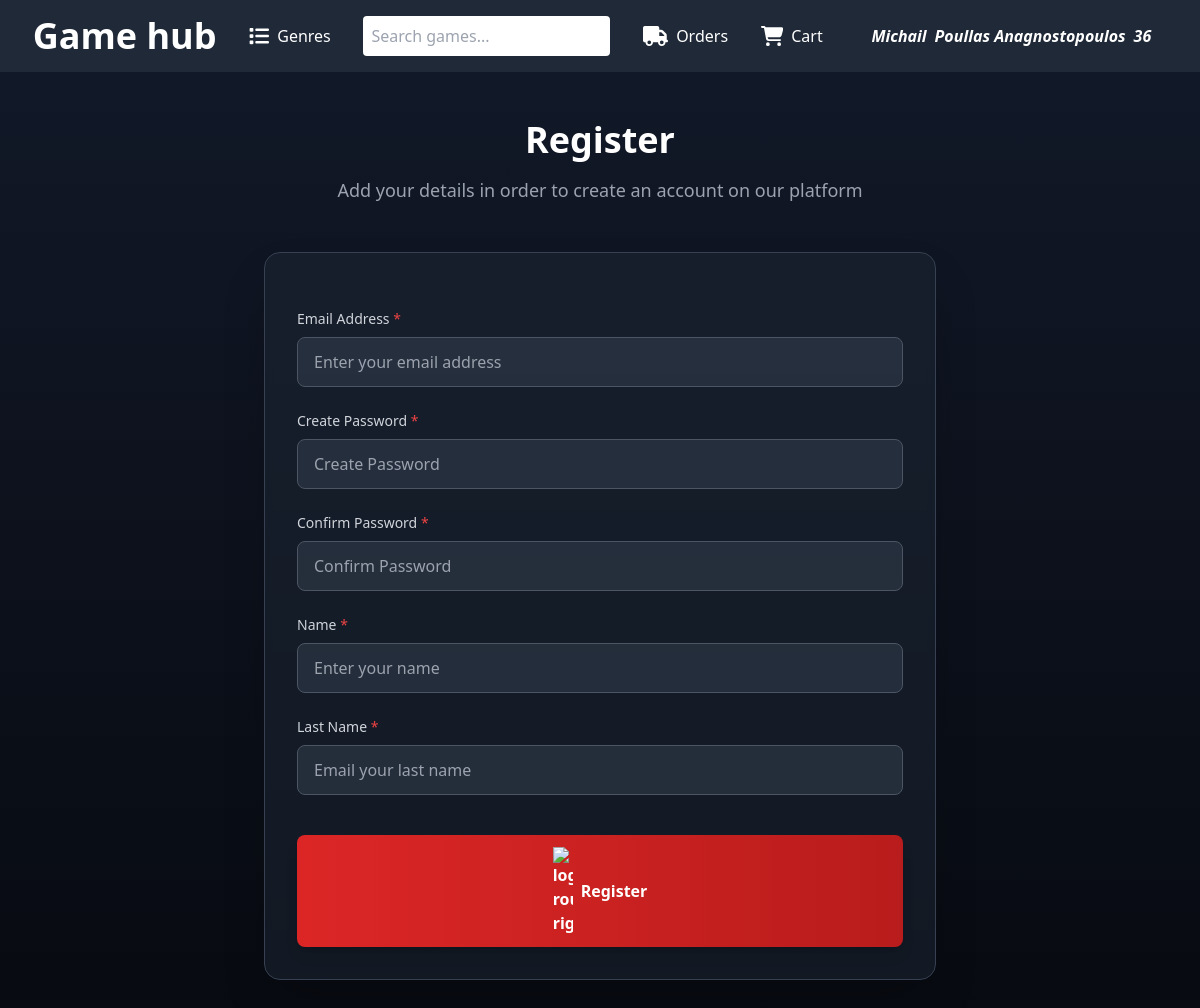
The app's page /register/ (signed in) with its own data.
### users_auth_app/models.py (models this page shows, shortened)
class CustomUser(AbstractUser):
    email = models.EmailField(max_length=255, unique=True)
    phone_number = models.CharField(max_length=15, blank=True)
    city = models.CharField(max_length=100, blank=True)
    area = models.CharField(max_length=100, blank=True)
    street = models.CharField(max_length=100, blank=True)
    profile_picture = models.ImageField(upload_to='profile_pics/', blank=True)
    games_ordered = models.PositiveIntegerField(default=0)
    USERNAME_FIELD = 'email'
    REQUIRED_FIELDS = ['username']

### users_auth_app/views.py (the view, shortened to what this page needs)
# urls.py: path('register/', auth_views.register_view, name='register'),
def register_view(request):
    if request.method == 'GET':
        return render(request, 'register.html')

### users_auth_app/templates/register.html (shortened to what this page needs)
{% extends 'base.html' %}
{% block content %}
<div class="min-h-screen bg-gradient-to-b from-gray-900 to-black py-12 px-4 sm:px-6 lg:px-8">
    <div class="max-w-2xl mx-auto">
        <div class="text-center mb-12">
            <h1 class="text-4xl font-bold text-white mb-4">Register</h1>
            <p class="text-gray-400 text-lg">Add your details in order to create an account on our platform</p>
        </div>
        <div class="bg-gray-800/50 backdrop-blur-sm rounded-2xl p-8 border border-gray-700 shadow-2xl">
            <form action="{% url 'register' %}" method="post" class="space-y-6">
                <div>
                    <label for="email" class="block text-sm font-medium text-gray-300 mb-2">
                        Email Address <span class="text-red-500">*</span>
                    </label>
                    <input
                        type="email"
                        id="email"
                        name="email"
                        required
                        class="w-full px-4 py-3 bg-gray-700/50 border border-gray-600 rounded-lg text-white placeholder-gray-400 focus:outline-none focus:ring-2 focus:ring-red-500 focus:border-transparent transition-all duration-200 hover:bg-gray-700/70"
                        placeholder="Enter your email address"
                    >
                </div>
                <div>
                    <label for="password" class="block text-sm font-medium text-gray-300 mb-2">
                        Create Password <span class="text-red-500">*</span>
                    </label>
                    <input
                        type="password"
                        id="password"
                        name="password"
                        class="w-full px-4 py-3 bg-gray-700/50 border border-gray-600 rounded-lg text-white placeholder-gray-400 focus:outline-none focus:ring-2 focus:ring-red-500 focus:border-transparent transition-all duration-200 hover:bg-gray-700/70"
                        placeholder="Create Password"
                    >
                </div>
                <div>
                    <label for="confirm_password" class="block text-sm font-medium text-gray-300 mb-2">
                        Confirm Password <span class="text-red-500">*</span>
                    </label>
                    <input
                        type="password"
                        id="confirm_password"
                        name="confirm_password"
                        class="w-full px-4 py-3 bg-gray-700/50 border border-gray-600 rounded-lg text-white placeholder-gray-400 focus:outline-none focus:ring-2 focus:ring-red-500 focus:border-transparent transition-all duration-200 hover:bg-gray-700/70"
                        placeholder="Confirm Password"
                    >
                </div>
                 <div>
                    <label for="name" class="block text-sm font-medium text-gray-300 mb-2">
                        Name <span class="text-red-500">*</span>
                    </label>
                    <input
                        type="text"
                        name="name"
                        class="w-full px-4 py-3 bg-gray-700/50 border border-gray-600 rounded-lg text-white placeholder-gray-400 focus:outline-none focus:ring-2 focus:ring-red-500 focus:border-transparent transition-all duration-200 hover:bg-gray-700/70"
                        placeholder="Enter your name"
                    >
                </div>
                 <div>
                    <label for="last_name" class="block text-sm font-medium text-gray-300 mb-2">
                        Last Name <span class="text-red-500">*</span>
                    </label>
                    <input
                        type="text"
                        name="last_name"
                        class="w-full px-4 py-3 bg-gray-700/50 border border-gray-600 rounded-lg text-white placeholder-gray-400 focus:outline-none focus:ring-2 focus:ring-red-500 focus:border-transparent transition-all duration-200 hover:bg-gray-700/70"
                        placeholder="Email your last name"
                    >
                </div>
                <div class="pt-4">
                    <button
                        type="submit"
                        class="w-full bg-gradient-to-r from-red-600 to-red-700 hover:from-red-700 hover:to-red-800 text-white font-semibold py-3 px-6 rounded-lg transition-all duration-200 transform hover:scale-105 focus:outline-none focus:ring-2 focus:ring-red-500 focus:ring-offset-2 focus:ring-offset-gray-800 shadow-lg hover:shadow-xl"
                    >
                        <span class="flex items-center justify-center">
                            <img class="mr-2" width="20" height="20" src="https://img.icons8.com/ios-filled/50/FFFFFF/login-rounded-right.png" alt="login-rounded-right"/>
                            Register
                        </span>
                    </button>
                </div>
            </form>
        </div>
    </div>
</div>
{% endblock content %}

### game/templates/base.html (shortened to what this page needs)
<!DOCTYPE html>
<html lang="en">
<head>
  <script src="https://cdn.tailwindcss.com"></script>
</head>
<body>
  <nav class="bg-gray-800 text-white">
    <ul class="flex p-4 justify-evenly gap-4 items-center">
      <li><a href="{% url 'home' %}">
          <h1 class="text-4xl font-bold">Game hub</h1>
        </a></li>
      <li class="relative group">
        <a href="#" class="flex items-center gap-2">
          Genres
        </a>
      </li>
      <li>
        <form action="{% url 'home' %}" method="get" class="flex items-center justify-center">
          <input type="text" name="search" placeholder="Search games..." class="p-2 rounded text-black">
        </form>
      </li>
      <li><a href="{% url 'view_orders' %}" class="flex items-center gap-2"> Orders</a>
      </li>
     <li class="relative">
  <a href="{% url 'view_cart' %}" class="flex items-center gap-2 relative">
    Cart
  </a>
</li>
          {% if user.is_authenticated %}
           <div class="relative group inline-block text-white">
  <div class="italic font-bold px-4 py-2 bg-gray-800 rounded-t cursor-pointer flex gap-2">
    <h4>{{ user.first_name }}</h4>
    <h4>{{ user.last_name }}</h4>
    <h4>{{user.games_ordered}}</h4>
  </div>
</div>
        {% else %}
      <div class="flex gap-4">
          <li><a href="{%url 'register'%}" class="flex items-center gap-2">Register</a></li>
          /
          <li><a href="{%url 'login'%}" class="flex items-center gap-2">Login</a></li>
    </div>
      {% endif %}
    </ul>
  </nav>
  {% block content %}{% endblock content%}
</body>
</html>

### game/templates/base.html (style rules this page uses)
.relative { position: relative; }

### records on screen
CustomUser: first_name "Michail", last_name "Poullas Anagnostopoulos", games_ordered "36"
